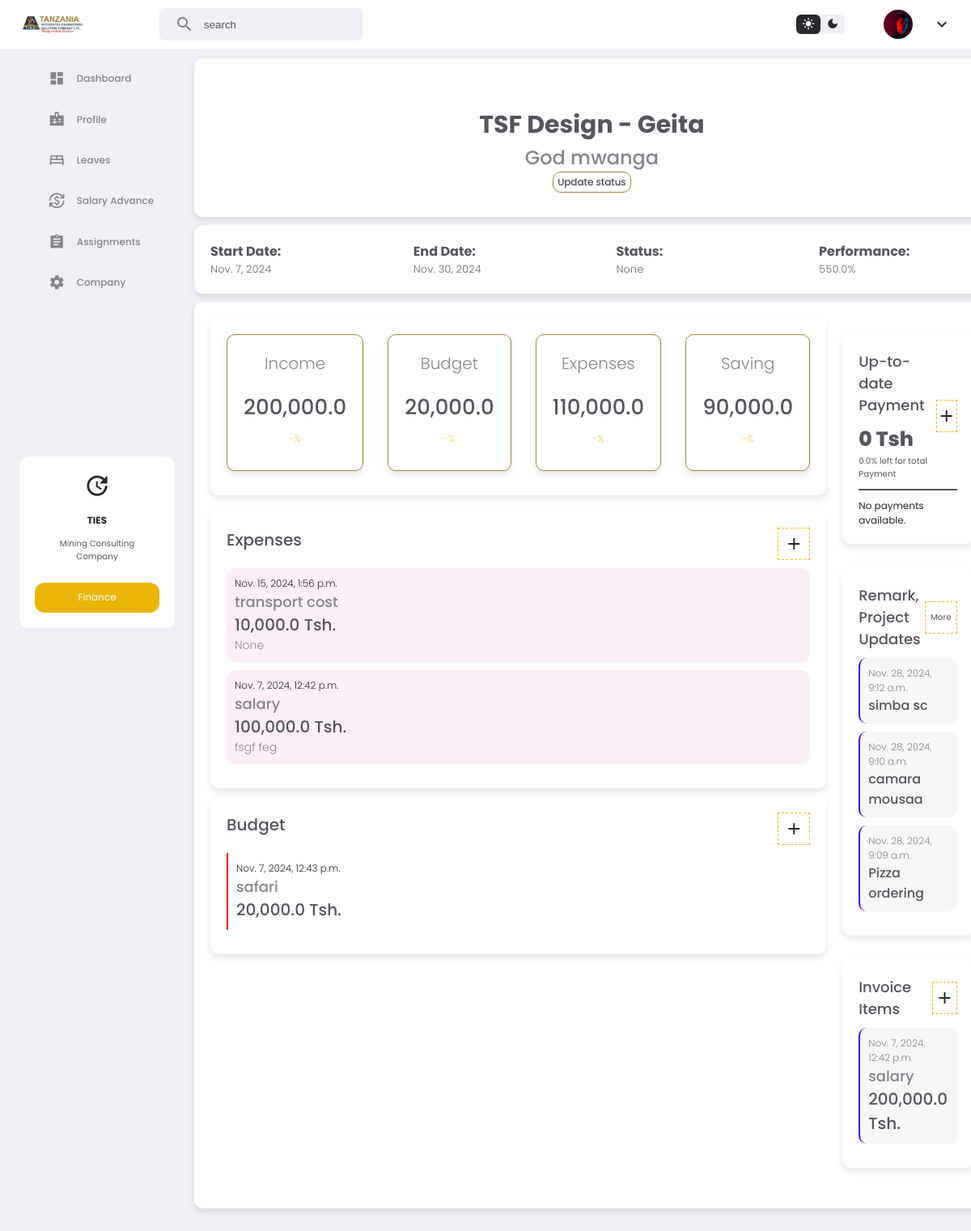
Page /projectDetails/2/ on the committed database.
### app/models.py (models this page shows)
class Project(models.Model):
    title = models.CharField(max_length=200)
    client = models.ForeignKey(Clients,on_delete=models.CASCADE)
    location = models.CharField(max_length=100, null=True, blank=True)
    status = models.CharField(max_length=100, null=True, blank=True)
    performance = models.CharField(max_length=100, null=True, blank=True)
    startDate = models.DateField(null=True, blank=True)
    endDate = models.DateField(null=True, blank=True)
    issuedDate = models.DateTimeField(auto_now_add=True)
    person_in_charge = models.ForeignKey(CustomUser,on_delete=models.CASCADE)

class Clients(models.Model):
    clientName = models.CharField(max_length=200)
    address = models.CharField(max_length=1000, null=True, blank=True)
    representativeName = models.CharField(max_length=100, null=True, blank=True)
    representativeTitle = models.CharField(max_length=100, null=True, blank=True)
    email = models.CharField(max_length=100, null=True, blank=True)
    phone = models.CharField(max_length=100, null=True, blank=True)
    created_date = models.DateField(auto_now_add=True)

class ProjectExpense(models.Model):
    project = models.ForeignKey(Project,on_delete=models.CASCADE)
    title = models.CharField(max_length=1000, null=True, blank=True)
    description = models.CharField(max_length=10000, null=True, blank=True)
    amount = models.FloatField(null=True, blank=True)
    issuedDate = models.DateTimeField(auto_now_add=True)

class ProjectBudget(models.Model):
    project = models.ForeignKey(Project,on_delete=models.CASCADE)
    title = models.CharField(max_length=1000, null=True, blank=True)
    description = models.CharField(max_length=10000, null=True, blank=True)
    amount = models.FloatField(null=True, blank=True)
    issuedDate = models.DateTimeField(auto_now_add=True)

class ProjectUpdate(models.Model):
    project = models.ForeignKey(Project,on_delete=models.CASCADE)
    description = models.CharField(max_length=10000, null=True, blank=True)
    startDate = models.DateField(null=True, blank=True)
    endDate = models.DateField(null=True, blank=True)
    status = models.CharField(max_length=100, null=True, blank=True)
    issuedDate = models.DateTimeField(auto_now_add=True)

class ProjectInvoice(models.Model):
    project = models.ForeignKey(Project,on_delete=models.CASCADE)
    title = models.CharField(max_length=1000, null=True, blank=True)
    description = models.CharField(max_length=10000, null=True, blank=True)
    amount = models.FloatField(null=True, blank=True)
    issuedDate = models.DateTimeField(auto_now_add=True)

### app/views.py (the view)
# urls.py: path('projectDetails/<int:id>/', views.projectDetails, name='projectDetails'),
def projectDetails(request, id):
    project_list = Project.objects.all()
    projectBudget = ProjectBudget.objects.filter(project_id=id).order_by('-id')
    projectExpense = ProjectExpense.objects.filter(project_id=id).order_by('-id')
    projectUpdate = ProjectUpdate.objects.filter(project_id=id).order_by('-id')[:3]
    projectInvoice = ProjectInvoice.objects.filter(project_id=id).order_by('-id')
    projectPayment = ProjectPayment.objects.filter(project_id=id).order_by('-id')
    project = Project.objects.get(id=id)
    clients = Clients.objects.all()
    total_expense = projectExpense.aggregate(total=Sum('amount'))['total'] or 0
    total_budget = projectBudget.aggregate(total=Sum('amount'))['total'] or 0
    total_income = projectInvoice.aggregate(total=Sum('amount'))['total'] or 0
    total_payment = projectPayment.aggregate(total=Sum('amount'))['total'] or 0
    saved_amount = total_income - total_expense
    if total_budget == 0:
        print("Error: The total budget cannot be zero.")
        performance = 0
        percentage_payment_left = 0
    else:
        performance = (total_expense / total_budget) * 100
        performance = round(performance, 2)
        print(f"Performance: {performance:.2f}%")
        percentage_payment_left = (total_payment / total_income) * 100
        percentage_payment_left = round(percentage_payment_left, 2)
        print(f"percentage_payment_left: {percentage_payment_left:.2f}%")
    context = {
        'project': project,
        'project_list': project_list,
        'projectBudget': projectBudget,
        'projectExpense': projectExpense,
        'projectInvoice': projectInvoice,
        'projectUpdate': projectUpdate,
        'projectPayment': projectPayment,
        'project_id': id,
        'total_expense': total_expense,
        'total_budget': total_budget,
        'total_income': total_income,
        'saved_amount': saved_amount,
        'total_payment': total_payment,
        'clients': clients,
        'performance': performance,
        'percentage_payment_left': percentage_payment_left
    }
    return render(request, 'app/projectDetails.html', context)

### app/templatetags/custom_filters.py (called while the page is built)
@register.filter(name='is_in_group')
def is_in_group(user, group_name):
    return user.groups.filter(name=group_name).exists()

### app/templates/app/projectDetails.html (shortened to what this page needs)
{% extends 'app/base2.html' %}
{% load static %}
{% load humanize %}
{% block content %}
<section class="clientDetails">
    <div class="top">
        <h4>{{project.title}} - {{project.location}}</h4>
        <h5>{{project.client.clientName}}</h5>
        <div  id="openModalProjectEdit">
            <p>
                Update status
            </p>
        </div>
    </div>
    <div class="subtop">
        <div>
            <h6>Start Date:</h6>
            <p>{{project.startDate}}</p>
        </div>
        <div>
            <h6>End Date:</h6>
            <p>{{project.endDate}}</p>
        </div>
        <div>
            <h6>Status:</h6>
            <p>{{project.status}}</p>
        </div>
        <div>
            <h6>Performance:</h6>
            <p>{{performance}}%</p>
        </div>
    </div>
    <div class="main-body">
        <div class="left">
            <div class="top">
                <div class="top-card">
                    <h5>Income</h5>
                    <h6>{{ total_income|intcomma }}</h6>
                    <small>-%</small>
                </div>
                <div class="top-card">
                    <h5>Budget</h5>
                    <h6>{{ total_budget|intcomma }}</h6>
                    <small>-%</small>
                </div>
                <div class="top-card">
                    <h5>Expenses</h5>
                    <h6>{{ total_expense|intcomma }}</h6>
                    <small>-%</small>
                </div>
                <div class="top-card">
                    <h5>Saving</h5>
                    <h6>{{saved_amount|intcomma}}</h6>
                    <small>-%</small>
                </div>
            </div>
            <div class="bottom">
                <div class="expenses">
                    <div class="content">
                        <div style="display: flex; justify-content: space-between; margin-bottom: 10px;">
                            <h5>Expenses</h5>
                            <div class="add" id="openModalBasic">
                                <span class="material-icons-sharp">add</span>
                            </div>
                        </div>
                        {% for expense in projectExpense %}
                        <div class="expense">
                            <h6>{{expense.issuedDate}}</h6>
                            <h5>{{expense.title}}</h5>
                            <h4>{{expense.amount|intcomma}} Tsh.</h4>
                            <p>{{expense.description}}</p>
                        </div>
                        {% empty %}
                            <li>No expense information available.</li>
                        {% endfor %}
                    </div>
                </div>
                <div class="budgets">
                    <div class="content">
                        <div style="display: flex; justify-content: space-between; margin-bottom: 10px;">
                            <h5>Budget</h5>
                            <div class="add" id="openModalPersonal">
                                <span class="material-icons-sharp">add</span>
                            </div>
                        </div>
                        {% for budget in projectBudget %}
                        <div class="budget">
                            <h6>{{budget.issuedDate}}</h6>
                            <h5>{{budget.title}}</h5>
                            <h4>{{budget.amount|intcomma}} Tsh.</h4>
                        </div>
                        {% empty %}
                            <li>No budget information available.</li>
                        {% endfor %}
                    </div>
                </div>
            </div>
        </div>
        <div class="right">
            <div class="card">
                <div class="top1">
                    <div>
                        <h5>Up-to-date Payment</h5>
                        <h4>{{total_payment|intcomma}} Tsh</h4>
                        <p>{{percentage_payment_left}}% left for total Payment</p>
                    </div>
                    <div class="add" id="openModalPayment">
                        <span class="material-icons-sharp">add</span>
                    </div>
                </div>
                <div class="line"></div>
                {% for payment in projectPayment %}
                <div class="remark">
                    <h6>{{payment.issuedDate}}</h6>
                    <p>
                        {{payment.title}}
                    </p>
                </div>
                {% empty %}
                    <li>No payments available.</li>
                {% endfor %}
            </div>
            <div class="card">
                <div class="top1">
                    <h5>Remark, Project Updates</h5>
                    <a href="{% url 'projectProgress' project.id   %}">
                        <div class="add">
                            <p>More</p>
                        </div>
                    </a>
                </div>
                {% for update in projectUpdate %}
                <div class="remark">
                    <h6>{{update.issuedDate}}</h6>
                    <p>
                        {{update.description}}
                    </p>
                </div>
                {% empty %}
                    <li>No updates available.</li>
                {% endfor %}
            </div>
            <div class="card">
                <div class="top1">
                    <h5>Invoice Items</h5>
                    <div class="add" id="openModalInvoice">
                        <span class="material-icons-sharp">add</span>
                    </div>
                </div>
                {% for i in projectInvoice %}
                <div class="remark">
                    <h6>{{i.issuedDate}}</h6>
                    <h5>{{i.title}}</h5>
                    <h4>{{i.amount|intcomma}} Tsh.</h4>
                </div>
                {% empty %}
                    <li>No updates available.</li>
                {% endfor %}
            </div>
        </div>
    </div>
</section>
{% endblock %}

### app/static/app/home2.css (style rules this page uses)
:root { --color-white: #ffffff; --color-light: #f0eff5; --color-gray-light: #86848c; --color-gray-dark: #56555e; --color-dark: #27282f; --color-primary: rgb(234,181,7); --color-success: rgb(34,202,75); --color-danger: rgb(255,67,54); --color-warning: rgb(71, 7, 234); --color-purple: rgb(160,99,245); --color-primary-light: rgba(71,7,234,0.2); --color-success-light: rgba(34,202,75,0.2); --color-danger-light: rgba(255,67,54,0.2); --color-purple-light: rgba(160,99,245,0.2); --color-warning-light: rgba(234,181,7,0.2); --color-white-light: rgba(255, 255, 255, 0.6); --company-color-1: #1a3048; --company-color-2: #9f893c; --company-color-3: #ffbf00; --card-padding: 1.6rem; --padding-1: 1rem; --padding-2: 8px; --card-border-radius: 1.6rem; --border-radius-1: 1rem; --border-radius-2: 6px; }
* { margin: 0; padding: 0; outline: 0; border: 0; appearance: none; text-decoration: none; list-style: none; box-sizing: border-box; }
html { font-size: 12px; }
body { background: var(--color-light); font-family: poppins, sans-serif; min-height: 100vh; color: var(--color-dark); }
h4 { font-size: 1rem; }
h5 { font-size: 0.86rem; font-weight: 500; }
h6 { font-size: 0.76rem; }
p { font-size: 0.86rem; color: var(--color-gray-dark); }
small { font-weight: 300; font-size: 0.77rem; }

### rows in the picture
Project: title "TSF Design", location "Geita", client.clientName "God mwanga", startDate "Nov. 7, 2024", endDate "Nov. 30, 2024", status "None"
ProjectExpense: issuedDate "Nov. 15, 2024, 1:56 p.m.", title "transport cost", amount "10,000.0", description "None"
ProjectExpense: issuedDate "Nov. 7, 2024, 12:42 p.m.", title "salary", amount "100,000.0", description "fsgf feg"
ProjectBudget: issuedDate "Nov. 7, 2024, 12:43 p.m.", title "safari", amount "20,000.0"
ProjectUpdate: issuedDate "Nov. 28, 2024, 9:12 a.m.", description "simba sc"
ProjectUpdate: issuedDate "Nov. 28, 2024, 9:10 a.m.", description "camara mousaa"
ProjectUpdate: issuedDate "Nov. 28, 2024, 9:09 a.m.", description "Pizza ordering"
ProjectInvoice: issuedDate "Nov. 7, 2024, 12:42 p.m.", title "salary", amount "200,000.0"

### other values in the picture
{{ performance }} "550.0"
{{ total_income|intcomma }} "200,000.0"
{{ total_budget|intcomma }} "20,000.0"
{{ total_expense|intcomma }} "110,000.0"
{{ saved_amount|intcomma }} "90,000.0"
{{ total_payment|intcomma }} "0"
{{ percentage_payment_left }} "0.0"
